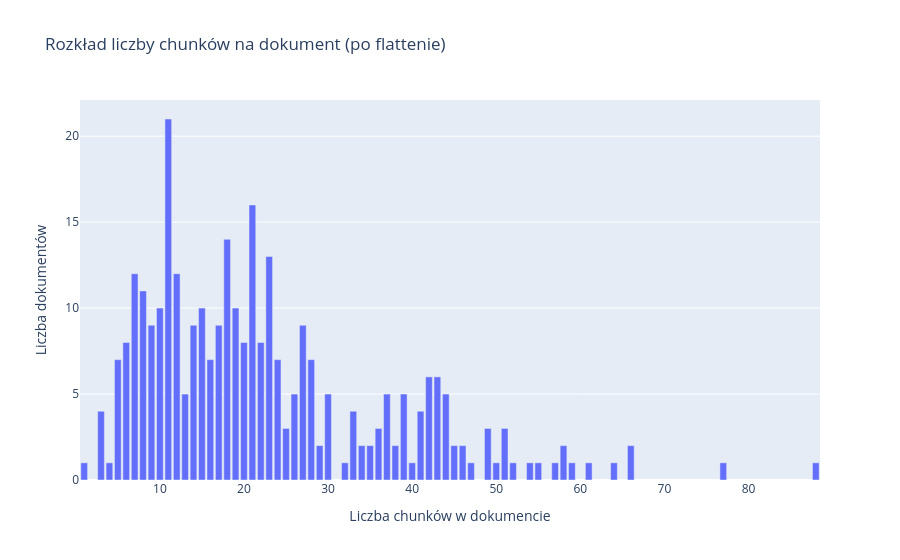

Here is the notebook cell this chart was saved with:
### Code cell
fig = px.bar(
    df_chunks,
    x="chunks_per_doc",
    y="count",                   # ← poprawiona nazwa kolumny
    labels={"chunks_per_doc": "Liczba chunków w dokumencie",
            "count": "Liczba dokumentów"},
    title="Rozkład liczby chunków na dokument (po flattenie)",
)
fig.show()

### Figure 1 — Plotly figure (JSON) as saved in the notebook; plotly's stock layout.template omitted (floating-point values rounded to 4 significant figures)
{"data": [{"hovertemplate": "Liczba chunków w dokumencie=%{x}<br>Liczba dokumentów=%{y}<extra></extra>", "legendgroup": "", "marker": {"color": "#636efa", "pattern": {"shape": ""}}, "name": "", "orientation": "v", "showlegend": false, "textposition": "auto", "type": "bar", "x": [1, 3, 4, 5, 6, 7, 8, 9, 10, 11, 12, 13, 14, 15, 16, 17, 18, 19, 20, 21, 22, 23, 24, 25, 26, 27, 28, 29, 30, 32, 33, 34, 35, 36, 37, 38, 39, 40, 41, 42, 43, 44, 45, 46, 47, 49, 50, 51, 52, 54, 55, 57, 58, 59, 61, 64, 66, 77, 88], "xaxis": "x", "y": [1, 4, 1, 7, 8, 12, 11, 9, 10, 21, 12, 5, 9, 10, 7, 9, 14, 10, 8, 16, 8, 13, 7, 3, 5, 9, 7, 2, 5, 1, 4, 2, 2, 3, 5, 2, 5, 1, 4, 6, 6, 5, 2, 2, 1, 3, 1, 3, 1, 1, 1, 1, 2, 1, 1, 1, 2, 1, 1], "yaxis": "y"}], "layout": {"barmode": "relative", "legend": {"tracegroupgap": 0}, "title": {"text": "Rozkład liczby chunków na dokument (po flattenie)"}, "xaxis": {"anchor": "y", "domain": [0, 1], "title": {"text": "Liczba chunków w dokumencie"}}, "yaxis": {"anchor": "x", "domain": [0, 1], "title": {"text": "Liczba dokumentów"}}}}
